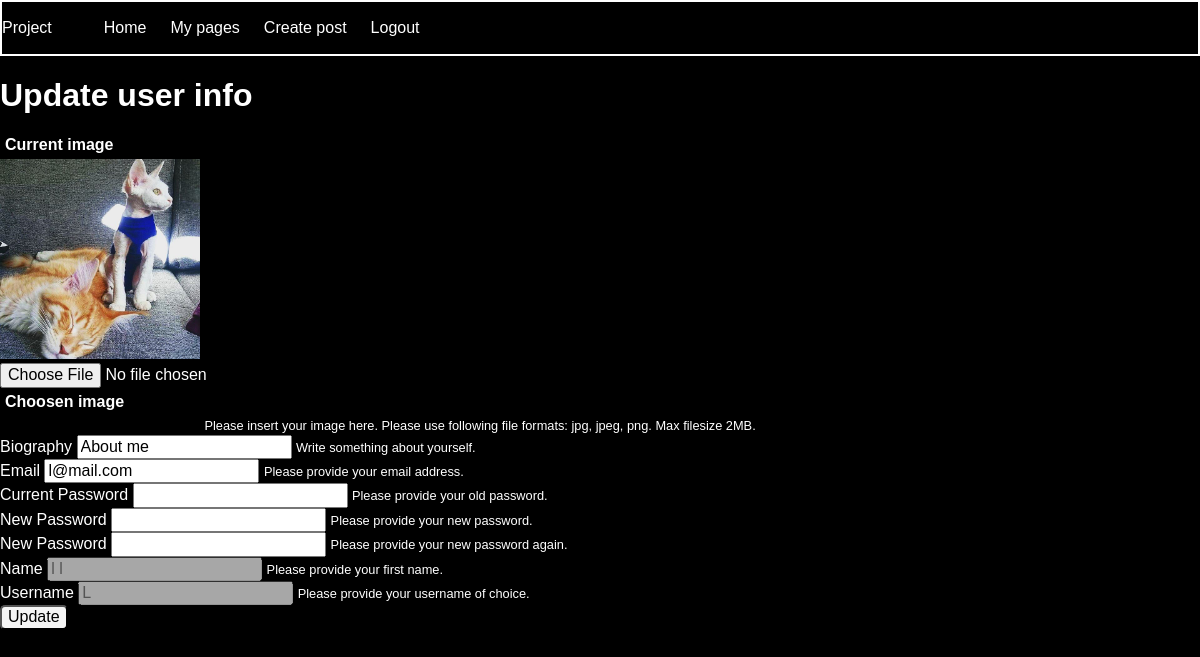
The page /update-user-page.php (signed in) on the database as committed earlier.
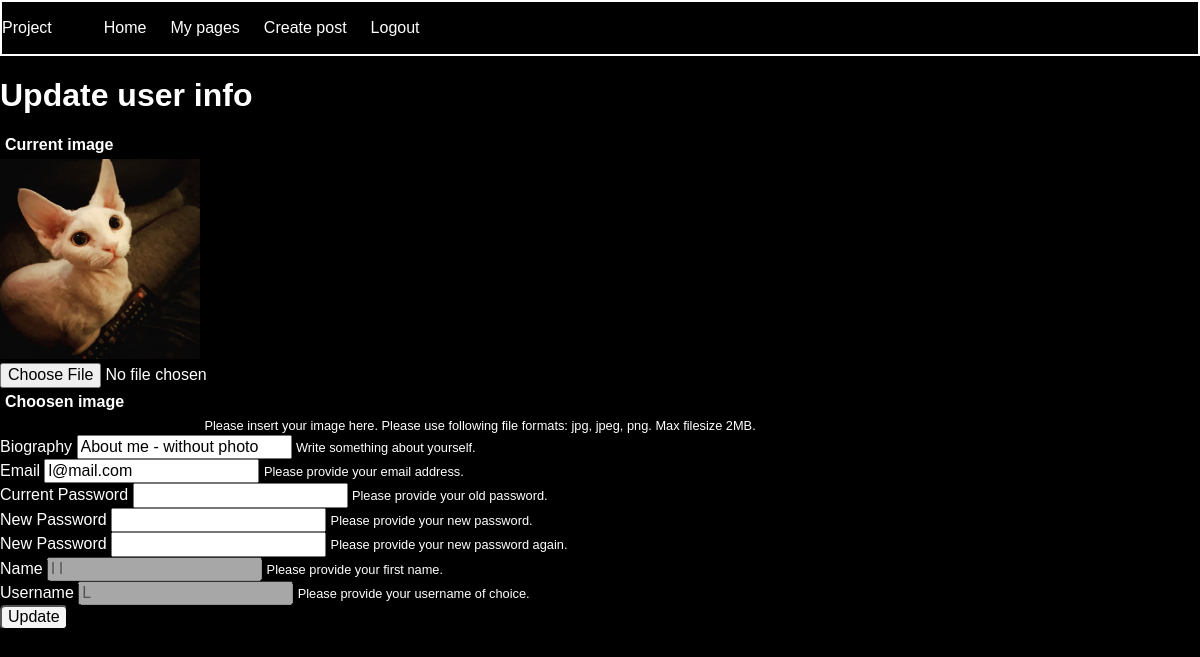
The same page on the database as committed later.
### tables this page shows
CREATE TABLE "users" (
	`id`	INTEGER PRIMARY KEY AUTOINCREMENT,
	`name`	TEXT,
	`password`	TEXT,
	`email`	TEXT,
	`profile_image_url`	TEXT,
	`username`	TEXT,
	`bio`	TEXT
);

### app/database/database-functions.php (called while the page is built, shortened)
<?php
function connectToDB(){
    $config = require dirname(__DIR__).'/config.php';
    $pdo = new PDO($config['database_path']);
    return $pdo;
}
function getUser($userId){
    $pdo = connectToDB();
    $statement = $pdo->prepare('SELECT id, name, email, profile_image_url, username, bio FROM users WHERE id = :id');
    $statement->bindParam(':id', $userId, PDO::PARAM_INT);
    $statement->execute();
    $user = $statement->fetch(PDO::FETCH_ASSOC);
    return $user;
}

### app/autoload.php (called while the page is built, shortened)
<?php
require __DIR__.'/database/database-functions.php';
if (isset($_SESSION['user'])) {
    $loggedInUser = getUser($_SESSION['user']);
};

### update-user-page.php (the view, shortened to what this page needs)
<?php
 require __DIR__.'/views/header.php'; ?>
<article>
    <h1>Update user info</h1>
    <form action="app/users/update.php" method="post" enctype="multipart/form-data">
        <h4>Current image</h4>
        <img src="<?= $loggedInUser['profile_image_url']?>" alt="">
        <div class=" form-group" class="image-wrapper">
            <input type="file" name="image" accept=".jpg, .jpeg, .png" onchange="preview_image(event)">
            <h4>Choosen image</h4>
            <small>Please insert your image here. Please use following file formats: jpg,
                jpeg, png. Max filesize 2MB.</small>
        </div>
        <div class="form-group">
            <label for="email">Biography</label>
            <input type="bio" name="bio" value="<?= $loggedInUser['bio'];?>">
            <small>Write something about yourself.</small>
        </div>
        <div class="form-group">
            <label for="email">Email</label>
            <input type="email" name="email" placeholder="email@email.com" value="<?= $loggedInUser['email'];?>"
                required>
            <small>Please provide your email address.</small>
        </div>
        <div class="form-group">
            <label for="password">Current Password</label>
            <input type="password" name="current-password">
            <small>Please provide your old password.</small>
        </div>
        <div class="form-group">
            <label for="password">New Password</label>
            <input type="password" name="new-password">
            <small>Please provide your new password.</small>
        </div>
        <div class="form-group">
            <label for="password">New Password</label>
            <input type="password" name="password-control">
            <small>Please provide your new password again.</small>
        </div>
        <div class="form-group">
            <label for="first-name">Name</label>
            <input type="first-name" name="name" value="<?= $loggedInUser['name'];?>" disabled>
            <small>Please provide your first name.</small>
        </div>
        <div class="form-group">
            <label for="username">Username</label>
            <input type="username" name="username" value="<?= $loggedInUser['username'];?>" disabled>
            <small>Please provide your username of choice.</small>
        </div>
        <button type="submit">Update</button>
    </form>
</article>
<?php require __DIR__.'/views/footer.php'; ?>

Rows that differ between the two databases and show on the page:
changed users "l@mail.com": profile_image_url: a different picture; bio "About me" → "About me - without photo"
